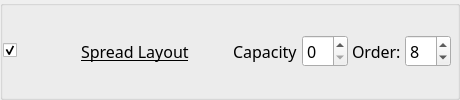
        <widget class="QGroupBox" name="GB_8_spreadLayout">
         <property name="sizePolicy">
          <sizepolicy hsizetype="Preferred" vsizetype="Maximum">
           <horstretch>0</horstretch>
           <verstretch>0</verstretch>
          </sizepolicy>
         </property>
         <property name="title">
          <string/>
         </property>
         <property name="flat">
          <bool>true</bool>
         </property>
         <layout class="QGridLayout" name="gridLayout_62">
          <property name="leftMargin">
           <number>0</number>
          </property>
          <property name="horizontalSpacing">
           <number>4</number>
          </property>
          <item row="0" column="0">
           <widget class="QCheckBox" name="kcfg_spreadLayoutEnabled">
            <property name="accessibleName">
             <string>Spread Layout</string>
            </property>
            <property name="checked">
             <bool>true</bool>
            </property>
           </widget>
          </item>
          <item row="0" column="1">
           <widget class="QToolButton" name="spreadLayoutPictogram">
            <property name="icon">
             <iconset theme="krohnkite-layout-spread"/>
            </property>
            <property name="iconSize">
             <size><width>48</width><height>32</height></size>
            </property>
            <property name="minimumSize">
             <size><width>56</width><height>40</height></size>
            </property>
            <property name="maximumSize">
             <size><width>56</width><height>40</height></size>
            </property>
            <property name="autoRaise"><bool>true</bool></property>
            <property name="focusPolicy"><enum>Qt::FocusPolicy::NoFocus</enum></property>
            <property name="accessibleName"><string>Spread Layout preview</string></property>
            <property name="styleSheet">
             <string notr="true">QToolButton { border: none; background: transparent; } QToolButton:hover { border: none; background: transparent; } QToolButton:pressed { border: none; background: transparent; }</string>
            </property>
           </widget>
          </item>
          <property name="topMargin">
           <number>0</number>
          </property>
          <property name="rightMargin">
           <number>6</number>
          </property>
          <property name="bottomMargin">
           <number>0</number>
          </property>
          <property name="verticalSpacing">
           <number>0</number>
          </property>
          <item row="0" column="7">
           <widget class="QSpinBox" name="kcfg_spreadLayoutOrder">
            <property name="font">
             <font>
              <family>Noto Sans</family>
              <pointsize>12</pointsize>
              <italic>false</italic>
              <bold>false</bold>
              <underline>false</underline>
             </font>
            </property>
            <property name="toolTip">
             <string>Order in layout rotation</string>
            </property>
            <property name="minimum">
             <number>1</number>
            </property>
            <property name="maximum">
             <number>12</number>
            </property>
            <property name="value">
             <number>8</number>
            </property>
           </widget>
          </item>
          <item row="0" column="4">
           <widget class="QLabel" name="label_55">
            <property name="font">
             <font>
              <family>Noto Sans</family>
              <pointsize>12</pointsize>
              <italic>false</italic>
              <bold>false</bold>
              <underline>false</underline>
             </font>
            </property>
            <property name="text">
             <string>Capacity</string>
            </property>
           </widget>
          </item>
          <item row="0" column="5">
           <widget class="QSpinBox" name="kcfg_spreadLayoutCapacity">
            <property name="font">
             <font>
              <family>Noto Sans</family>
              <pointsize>12</pointsize>
              <italic>false</italic>
              <bold>false</bold>
              <underline>false</underline>
             </font>
            </property>
            <property name="toolTip">
             <string>&lt;html&gt;&lt;head/&gt;&lt;body&gt;&lt;p&gt;0 - to disable&lt;/p&gt;&lt;/body&gt;&lt;/html&gt;</string>
            </property>
            <property name="maximum">
             <number>99</number>
            </property>
            <property name="value">
             <number>0</number>
            </property>
           </widget>
          </item>
          <item row="0" column="6">
           <widget class="QLabel" name="label_106">
            <property name="font">
             <font>
              <family>Noto Sans</family>
              <pointsize>12</pointsize>
              <italic>false</italic>
              <bold>false</bold>
              <underline>false</underline>
             </font>
            </property>
            <property name="text">
             <string>Order:</string>
            </property>
           </widget>
          </item>
          <item row="0" column="3">
           <spacer name="horizontalSpacer_56">
            <property name="orientation">
             <enum>Qt::Orientation::Horizontal</enum>
            </property>
            <property name="sizeHint" stdset="0">
             <size>
              <width>40</width>
              <height>20</height>
             </size>
            </property>
           </spacer>
          </item>
          <item row="0" column="2">
           <widget class="QLabel" name="label_105">
            <property name="font">
             <font>
              <family>Noto Sans</family>
              <pointsize>12</pointsize>
              <italic>false</italic>
              <bold>false</bold>
              <underline>true</underline>
             </font>
            </property>
            <property name="text">
             <string>Spread Layout</string>
            </property>
            <property name="margin">
             <number>0</number>
            </property>
            <property name="buddy">
             <cstring>kcfg_spreadLayoutEnabled</cstring>
            </property>
           </widget>
          </item>
          </layout>
        </widget>
